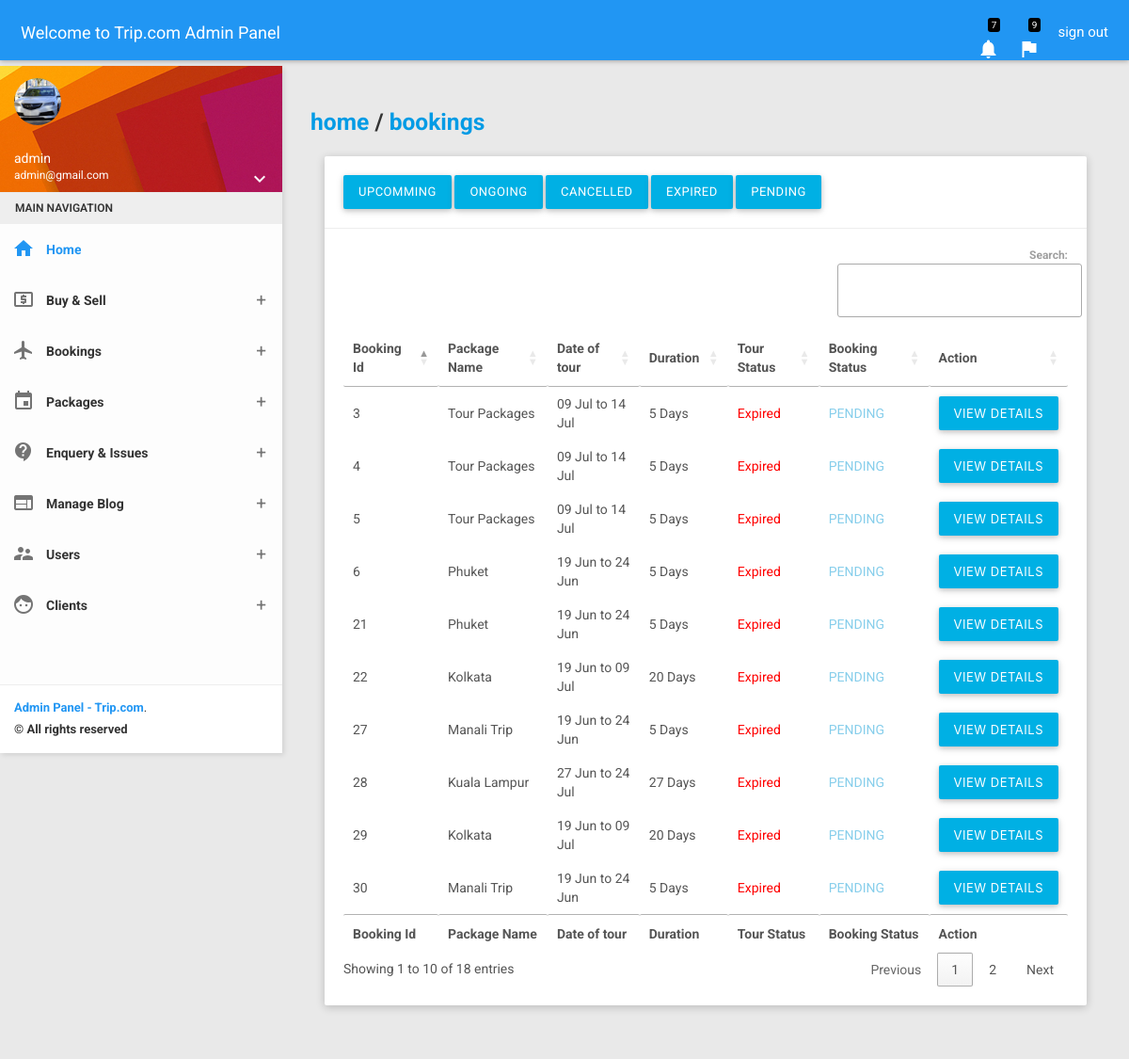
Screenshot of /admin/pending_tours.php (signed in) with the database file from the repository.
### tables this page shows
CREATE TABLE `tb_booking` (
  `BookingId` int(11) NOT NULL,
  `PackageId` int(11) NOT NULL,
  `client_id` int(11) NOT NULL,
  `transaction_id` int(11) NOT NULL,
  `Comment` varchar(250) NOT NULL,
  `RegDate` timestamp NOT NULL DEFAULT CURRENT_TIMESTAMP,
  `status` int(11) NOT NULL,
  `cncl_cnfrm_by` varchar(10) DEFAULT NULL,
  `UpdationDate` timestamp NULL DEFAULT NULL ON UPDATE CURRENT_TIMESTAMP
);

CREATE TABLE `tb_packages` (
  `PackageId` int(11) NOT NULL,
  `PackageName` varchar(200) NOT NULL,
  `PackageType` varchar(150) NOT NULL,
  `PackageLocation` varchar(100) NOT NULL,
  `from_date` text,
  `to_date` text,
  `PackagePrice` int(11) NOT NULL,
  `PackageFetures` varchar(255) NOT NULL,
  `PackageDetails` mediumtext NOT NULL,
  `PackageImage` varchar(100) NOT NULL
);

### admin/pending_tours.php (the view, shortened to what this page needs)
<?php include('../includes/config.php'); ?>
<?php include('includes/topbar.php'); ?>
    <section>
        <?php include('includes/leftsidebar.php'); ?>
    </section>
    <section class="content">
        <div class="container-fluid">
            <div class="block-header">
                <h5><a href="index.php">home</a> / <a href="manage_booking.php">bookings</a></h5>
            </div>
            <div class="row clearfix">
                <div class="col-lg-12 col-md-12 col-sm-12 col-xs-12">
                    <div class="card">
                        <div class="header">
                          <a href="upcomming_tours.php" class="btn btn-info">Upcomming</a>
                          <a href="ongoing_tours.php" class="btn btn-info">Ongoing</a>
                          <a href="cancelled_tours.php" class="btn btn-info">Cancelled</a>
                          <a href="expired_tours.php" class="btn btn-info">Expired</a>
                          <a href="pending_tours.php" class="btn btn-info">Pending</a>
                        </div>
                        <div class="body">
                            <table id="example" class="" style="width:100%">
                                <thead>
                                    <tr>
                                        <th>Booking Id</th>
                                        <th>Package Name</th>
                                        <th>Date of tour</th>
                                        <th>Duration</th>
                                        <th>Tour Status</th>
                                        <th>Booking Status</th>
                                        <th>Action</th>
                                    </tr>
                                </thead>
                                <tbody>
                                    <?php
                                        $sql = "SELECT tb_booking.BookingId, tb_booking.transaction_id , tb_packages.from_date, tb_packages.to_date, tb_booking.UpdationDate, tb_packages.PackageName, tb_clients.FullName, tb_clients.EmailId, tb_booking.status, tb_booking.cncl_cnfrm_by FROM  tb_booking, tb_packages, tb_clients WHERE tb_booking.PackageId=tb_packages.PackageId AND tb_booking.client_id=tb_clients.id AND tb_booking.status=0 ORDER BY tb_booking.BookingId DESC";
                                        $query = $db_config->query($sql);
                                        while($result = $query->fetch_object()){
                                    ?>
                                <tr>
                                    <td><?php echo $result->BookingId  ; ?></td>
                                    <td><?php echo $result->PackageName; ?></td>
                                    <td><?php echo date('d M', $result->from_date)." to ".date('d M', $result->to_date); ?></td>
                                    <?php
                                    $date_from = date_create(date('d-m-Y', $result->from_date));
                                    $date_to = date_create(date('d-m-Y', $result->to_date));
                                    $duration = date_diff($date_from, $date_to)->format('%a');
                                    ?>
                                    <td><?php echo $duration; ?> Days</td>
                                    <td><?php if($result->from_date>strtotime(date('m/d/Y'))){echo '<span style="color:skyblue">Upcomming</span>';}else if($result->to_date<strtotime(date('m/d/Y'))){echo '<span style="color:red">Expired</span>';}else{echo '<span style="color:green">Ongoing</span>';} ?></td>
                                    <td><?php if($result->status == 0){echo "<span style='color:skyblue'>PENDING</span>";}
                                        ?>
                                    </td>
                                    <td><a href="booking_details.php?id=<?php echo $result->BookingId; ?>"><button class="btn btn-info">VIEW DETAILS</button></a>
                                    </td>
                                </tr>
                                <?php } ?>
                                </tbody>
                                <tfoot>
                                    <tr>
                                        <th>Booking Id</th>
                                        <th>Package Name</th>
                                        <th>Date of tour</th>
                                        <th>Duration</th>
                                        <th>Tour Status</th>
                                        <th>Booking Status</th>
                                        <th>Action</th>
                                    </tr>
                                </tfoot>
                            </table>
                        </div>
                    </div>
                </div>
            </div>
        </div>
    </section>
    <?php include('includes/footer.php'); ?>

### rows the page displays
tb_booking: BookingId "30", PackageId.PackageName "Manali Trip", PackageId.from_date "19 Jun", PackageId.to_date "24 Jun", PackageId.to_date "5", status "PENDING"
tb_booking: BookingId "29", PackageId.PackageName "Kolkata", PackageId.from_date "19 Jun", PackageId.to_date "09 Jul", PackageId.to_date "20", status "PENDING"
tb_booking: BookingId "28", PackageId.PackageName "Kuala Lampur", PackageId.from_date "27 Jun", PackageId.to_date "24 Jul", PackageId.to_date "27", status "PENDING"
tb_booking: BookingId "27", PackageId.PackageName "Manali Trip", PackageId.from_date "19 Jun", PackageId.to_date "24 Jun", PackageId.to_date "5", status "PENDING"
tb_booking: BookingId "22", PackageId.PackageName "Kolkata", PackageId.from_date "19 Jun", PackageId.to_date "09 Jul", PackageId.to_date "20", status "PENDING"
tb_booking: BookingId "21", PackageId.PackageName "Phuket", PackageId.from_date "19 Jun", PackageId.to_date "24 Jun", PackageId.to_date "5", status "PENDING"
tb_booking: BookingId "6", PackageId.PackageName "Phuket", PackageId.from_date "19 Jun", PackageId.to_date "24 Jun", PackageId.to_date "5", status "PENDING"
tb_booking: BookingId "5", PackageId.PackageName "Tour Packages", PackageId.from_date "09 Jul", PackageId.to_date "14 Jul", PackageId.to_date "5", status "PENDING"
tb_booking: BookingId "4", PackageId.PackageName "Tour Packages", PackageId.from_date "09 Jul", PackageId.to_date "14 Jul", PackageId.to_date "5", status "PENDING"
tb_booking: BookingId "3", PackageId.PackageName "Tour Packages", PackageId.from_date "09 Jul", PackageId.to_date "14 Jul", PackageId.to_date "5", status "PENDING"

### other values shown
$_SESSION['name'] "admin"
$_SESSION['email'] "admin@gmail.com"
